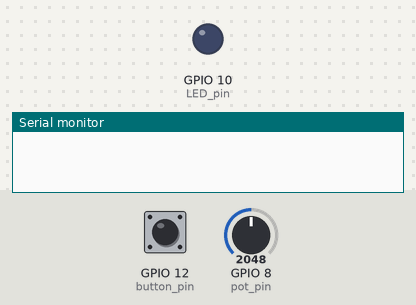
The program below on a simulated ESP32-S2. On the bench: output pins drawn as LEDs (lit = HIGH), the last lines printed to the serial monitor. Inputs (shaded band) come from the test bench; at power-on: GPIO 12 (button_pin) HIGH, GPIO 8 (pot_pin) = 2048 (analog values on the 0–4095 scale).

Above: at 1.2 s.
1.3 s: GPIO 12 (button_pin) pulled LOW for 0.15 s
At 2.6 s:
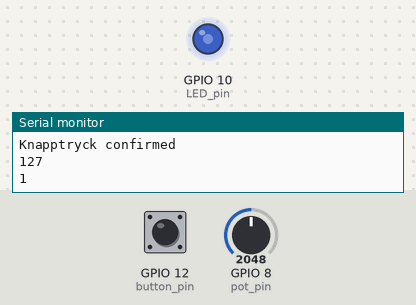
Timing chart, 0 to 4.3 s (numbered marks = the images above; inputs shaded):
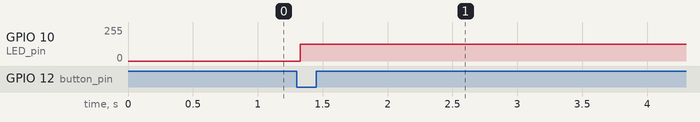

Measured:
- after the input at 1.3 s, GPIO 10 (LED_pin): 0/255 → 127/255 at once

The program:

main.cpp
```cpp
#include <Arduino.h>

const int button_pin = 12;
const int LED_pin = 10;
const int pot_pin = 8;


int last_button_state = HIGH;
int LED_state = LOW;

void setup() {
  Serial.begin(115200);
  pinMode(button_pin, INPUT_PULLUP);
  pinMode(pot_pin, INPUT);
  ledcAttach(LED_pin, 5000, 8);
  analogReadResolution(12);
}

void loop() {

  int pot_reading = analogRead(pot_pin);

  int output = map(pot_reading, 0, 4095, 0, 255);

  int button_state = digitalRead(button_pin);

  if(button_state == LOW and last_button_state == HIGH) { //Debouncing
    Serial.println("Knapptryck registrerad, debouncing"); //Felsökning

    delay(20);

    button_state = digitalRead(button_pin);

    if (button_state != last_button_state) {

      Serial.println("Knapptryck confirmed"); //Felsökning
      Serial.println(output);
      ledcWrite(LED_pin, output);
      last_button_state = button_state;
      LED_state = !LED_state;
      Serial.println(LED_state);

    }

  }
  delay(10);
}


/*
const int BUTTON_PIN = 12; // Vilken pin knappen ska vara på
const int LED_PIN = 10; // Vilken pin LED:en ska vara på
const int DEBOUNCE_DELAY = 50; // Delay för att reglera debounce
const int BLINK_TIME = 250;
int LAST_LED_UPDATE = 0;
int LED_STATE = LOW;
int TIMEOUT_TIME = 5000;
unsigned long TIME_STATE_CHANGE;

enum ButtonState { // Här skapar vi en egen datatyp som heter ButtonState. Den kan anta fyra olika värden.
  UP,
  PRESSED,
  DOWN,
  RELEASED
};

enum SystemState { // Här skapar vi en egen datatyp som heter SystemState. Den kan ha tre olika värden.
  LED_ON,
  LED_OFF,
  LED_BLINK
};

void setup() {
  Serial.begin(115200);
  pinMode(BUTTON_PIN, INPUT_PULLUP); // Vilken slags pin knappen ska vara
  pinMode(LED_PIN, OUTPUT); // Vilken slags pin LED:en ska vara
}

int lastButtonState = HIGH; // En variabel som håller reda på senaste buttonstate. Från början uppsläppt.

ButtonState buttonRead() { // En funktion som läser av knappen och returnerar i vilket state den är.
// Funktionen är av typen ButtonState, vilket ju är vår egna datatyp

  int reading = digitalRead(BUTTON_PIN); // Läser av knappens värde

  if (reading != lastButtonState) { // Om värdet är annorlunda från senaste state
    delay(DEBOUNCE_DELAY); // Vänta för att säkerställa att knappstatus är stabil
    reading = digitalRead(BUTTON_PIN); // Läs knappstatus igen

    if (reading != lastButtonState) { // Om den fortfarande är annorlunda än senaste state
      lastButtonState = reading; // Uppdatera buttonstate
      if (lastButtonState == LOW) { // Om knappen är nedtryckt
        Serial.println("PRESSED"); // Felsökning
        return PRESSED; // Returnerar PRESSED, eftersom att vi är i det tillfälle då knappen precis trycks ner
      }
      else { // Om knappen är uppsläppt
        Serial.println("RELEASED"); // Felsökning
        return RELEASED; // Returnerar RELEASED, eftersom att vi är i det tillfälle då knappen precis släpps upp
      }
    }
  }

  if (lastButtonState == LOW) { // Om buttonstate inte har ändrats och den är nedtryckt
    return DOWN; // Returnera att knappen är i stabilt nedtryckt tillstånd
  }
  else { // Om buttonstate inte har ändrats och den är uppsläppt
    return UP; // Returnera att knappen är i stabilt uppsläppt läge
  }
}

void BLINK_LED() { //Funktion för att blinka LEDen
  int reading = millis();
      if (reading - LAST_LED_UPDATE >= BLINK_TIME) {
        LAST_LED_UPDATE = reading;
        LED_STATE = !LED_STATE;
        digitalWrite(LED_PIN,LED_STATE);
      }
}
SystemState state = LED_OFF; // Startvärde för hela systemets tillstånd

void loop() {
  ButtonState buttonState = buttonRead(); // Kör funktionen som läser av knappen

  switch (state) { // switch case är en kontrollstruktur i C++ som kan hantera state machines på ett bra sätt.
  // Det liknar if/else if/else

    case LED_OFF: // Om vi är i tillståndet att LED är av
      digitalWrite(LED_PIN, LOW); //Om ingen knapp trycks ned ska LEDen fortsätta vara släckt
      if (buttonState==PRESSED) { //Om vi fick tillbaka att knappen precis trycks ner
        Serial.println("Turning on LED"); // Felsökning
        digitalWrite(LED_PIN, HIGH); // Tänd LED:en
        TIME_STATE_CHANGE = millis(); //Starta klockan för timeout när tillståndet ändras
        state = LED_ON; // Ändra tillstånd
      }

      break; // I slutet av en case måste vi alltid ha en break, för annars kör den alla case

    case LED_ON: // Om vi är i tillståndet att LED är på
      digitalWrite(LED_PIN, HIGH); //Om ingen knapp trycks ned ska LEDen fortsätta vara tänd
      if (buttonState==PRESSED) { // Om vi fick tillbaka att knappen precis trycks ner
        Serial.println("Starting LED blink"); // Felsökning
        TIME_STATE_CHANGE = millis(); //Starta klockan för timeout när tillståndet ändras
        state = LED_BLINK; // Ändra tillstånd
      }
      else if (millis() - TIME_STATE_CHANGE >= TIMEOUT_TIME) { //Stäng av LEDen om knappen ej rörts på 5 sekunder
        state = LED_OFF;
      }
      break;

    case LED_BLINK: //Om vi är i tillståndet att LEDen blinkar
      BLINK_LED();
      if (buttonState==PRESSED) { //Om vi fick tillbaka att knappen precis trycks ner
        Serial.println("Turning off LED"); // Felsökning
        digitalWrite(LED_PIN, LOW); // Släck LED:en
        TIME_STATE_CHANGE = millis(); //Starta klockan för timeout när tillståndet ändras
        state = LED_OFF; // Ändra tillstånd
      }
      else if (millis() - TIME_STATE_CHANGE >= TIMEOUT_TIME) { //Stäng av LEDen om knappen ej rörts på 5 sekunder
        state = LED_OFF;
      }
      break;
  }
}

*/
```
